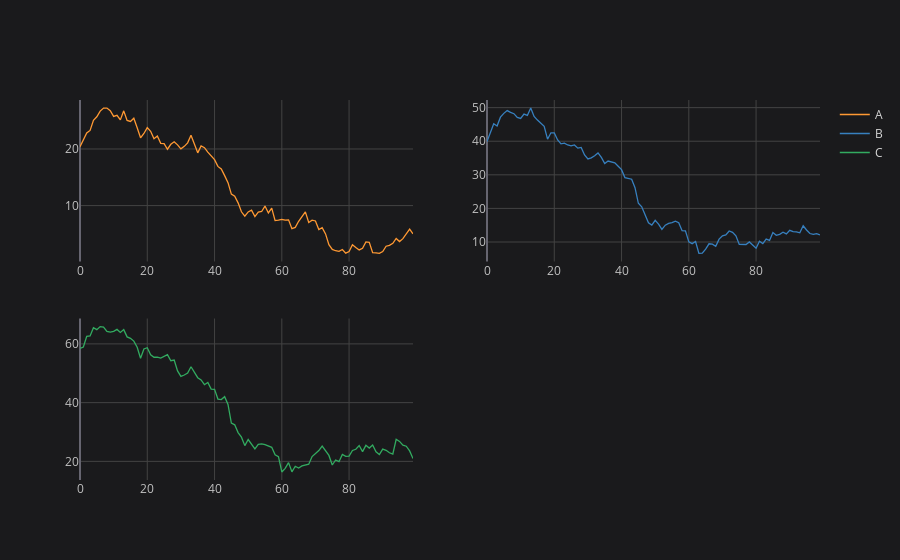

Write notebook code for a chart like this one.
### Code cell
df.iplot(kind='area',subplots=True)
#this is the area plot
